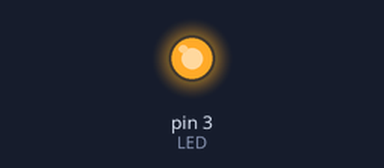
Recording of a sketch running on a simulated Arduino Uno, built with avr-gcc and run on an emulated ATmega328P. Parts: output pins drawn as LEDs (lit = HIGH).

Above: at 0.5 s.
At 5.0 s:
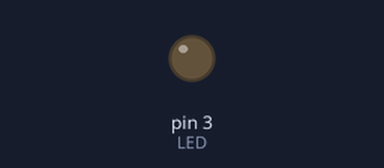
Timing chart, 0 to 6.9 s (numbered marks = the images above):
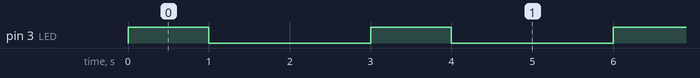

Measured:
- by itself, pin 3 (LED): alternates HIGH for 1.0 s and LOW for 2.0 s

The sketch:

BasicLed.ino
```cpp
int LED=3;
void setup() {
  pinMode(LED,OUTPUT);
}

void loop() {

  digitalWrite(LED,HIGH);
  delay(1000);
  digitalWrite(LED,LOW);
  delay(2000);

}
```
